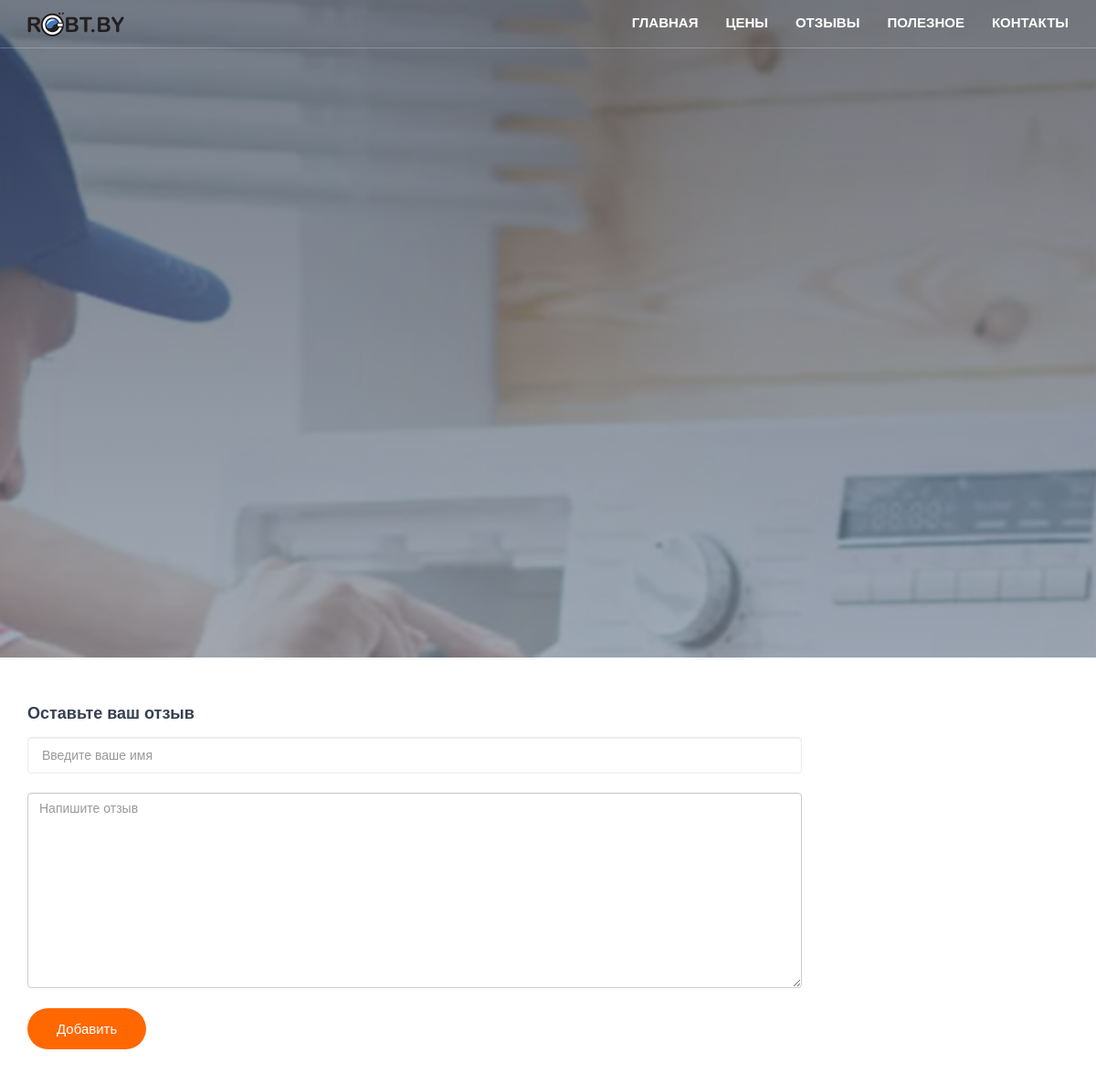
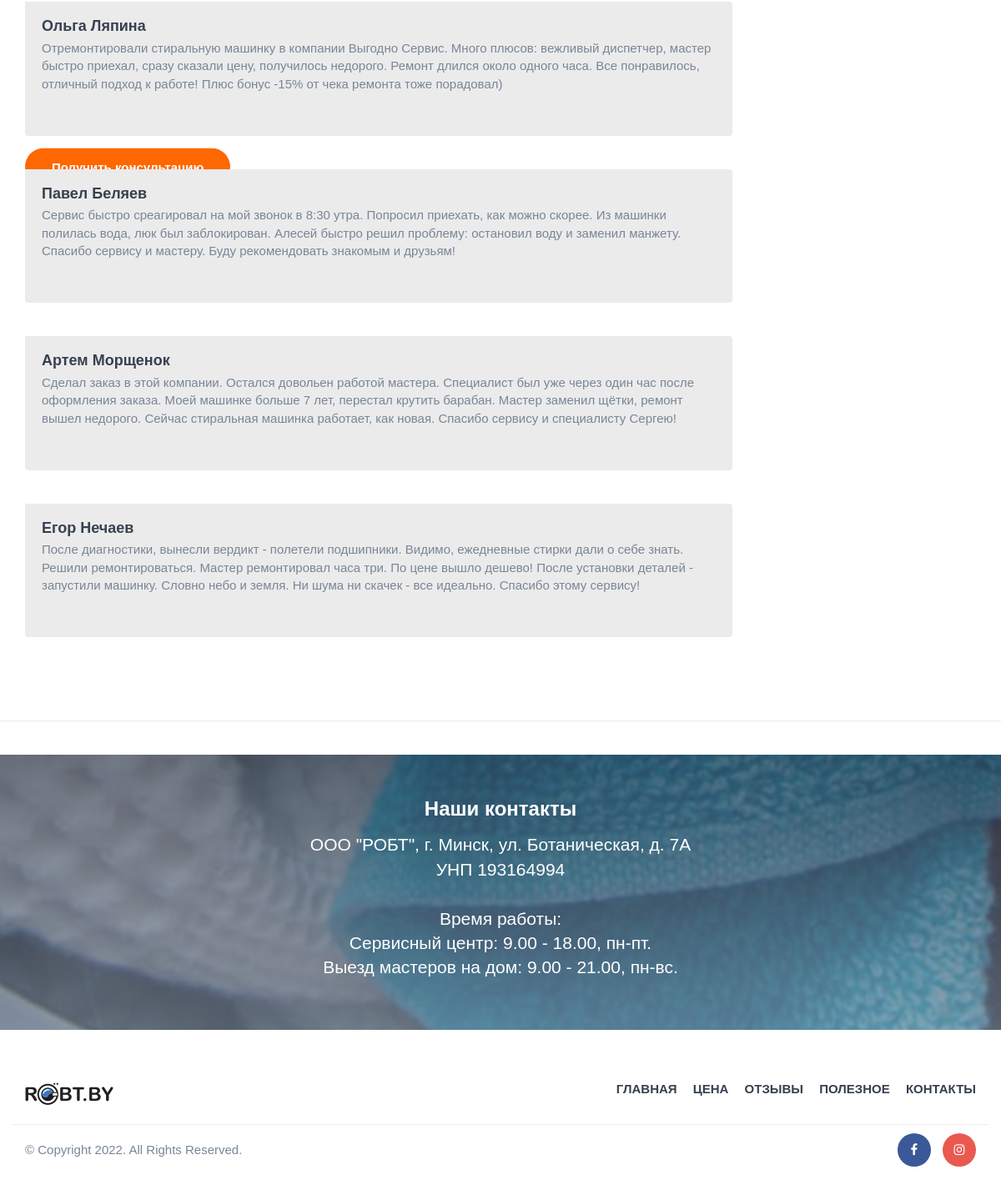
Screenshot of /review with the database file from the repository (2 pictures, top to bottom).
### my_site/models.py (models this page shows, shortened)
class Review(models.Model):
	title = models.CharField('Имя', max_length=50)
	content = models.TextField('Отзыв', blank=True)

### my_site/views.py (the view, shortened to what this page needs)
# urls.py: path('review', review, name='review'),
def review(request):
	all_form = Review.objects.all()
	new_form = ReviewForm()
	return render(request, 'my_site/review.html', {'new_form': new_form, 'all_form': all_form})

### my_site/forms.py
class ReviewForm(ModelForm):
	class Meta:
		model = Review
		fields = ['title', 'content']
		widgets = {
			'title': TextInput(attrs={
				'class': 'form-control',
				'placeholder': 'Введите ваше имя'
		}),
			'content': Textarea(attrs={
				'class': 'form-control',
				'placeholder': 'Напишите отзыв'
		}),
		}

### my_site/templates/my_site/review.html (shortened to what this page needs)
{% extends 'my_site/base.html' %}
{% block content %}
{% load static %}
<div id="blog" class="section">
			<div class="container">
				<div class="row">
					<div class="col-md-9">
						<div class="contact-form">
							<h4>Оставьте ваш отзыв</h4>
							<form method="post">
								{{new_form.title}}<br>
								{{new_form.content}}<br>
								<button type="submit" class="main-button icon-button">Добавить</button>
							</form>
						</div>
						{% for i in all_form %}
						<div class="blog-comments">
							<div class="media">
								<div class="media-body">
									<h4 class="media-heading">{{i.title}}</h4>
									<p>{{i.content}}</p>
									<br>
								</div>
							</div>
						</div>
						{% endfor %}
					</div>
				</div>
			</div>
</div>
{% endblock %}

### my_site/templates/my_site/base.html (shortened to what this page needs)
{% load static %}
<!DOCTYPE html>
<html lang="ru">
	<head>
		<link rel="stylesheet" href="{% static 'my_site/css/fonts.css' %}" >
		<link type="text/css" rel="stylesheet" href="{% static 'my_site/css/bootstrap.min.css' %}"/>
		<link rel="stylesheet" href="{% static 'my_site/css/font-awesome.min.css' %}">
		<link type="text/css" rel="stylesheet" href="{% static 'my_site/css/style.css' %}"/>
    </head>
	<body>
		<header id="header" class="transparent-nav">
			<div class="container">
				<div class="navbar-header">
					<div class="navbar-brand">
						<a class="logo" href="{% url 'home' %}">
							<img src="{% static 'my_site/images/logo.png' %}" alt="logo">
						</a>
					</div>
				</div>
				<nav id="nav">
					<ul class="main-menu nav navbar-nav navbar-right">
						<li><a href="{% url 'home' %}">Главная</a></li>
						<li><a href="{% url 'price' %}">Цены</a></li>
						<li><a href="{% url 'review' %}">Отзывы</a></li>
						<li><a href="{% url 'my_blog' %}">Полезное</a></li>
						<li><a href="{% url 'contact' %}">Контакты</a></li>
					</ul>
				</nav>
			</div>
		</header>
		<div id="home" class="hero-area">
			<div class="bg-image bg-parallax overlay" style="background-image: url('{% static 'my_site/images/background1.jpg' %}')"></div>
            </div>
			<div class="home-wrapper">
				<div class="container">
					<div class="row">
						<div class="col-md-8">
							<h1 class="white-text">Ремонт стиральных машин в Минске</h1>
							<p class="lead white-text">Мы предлагаем своим клиентам выгодные цены и отличное качество ремонта!</p>
							<a class="main-button icon-button" href="{% url 'contact' %}">Получить консультацию</a>
						</div>
					</div>
				</div>
			</div>
{% block content %}
{% endblock %}
		<hr class="section-hr">
		<div id="contact-cta" class="section">
			<div class="bg-image bg-parallax overlay" style="background-image:url('{% static 'my_site/images/background2.jpg' %}')"></div>
			<div class="container">
				<div class="row">
					<div class="col-md-8 col-md-offset-2 text-center">
						<h3 class="white-text">Наши контакты</h3>
						<p class="lead white-text">ООО "РОБТ", г. Минск, ул. Ботаническая, д. 7А<br>УНП 193164994<br><br>
						Время работы:<br>Сервисный центр: 9.00 - 18.00, пн-пт.<br>Выезд мастеров на дом: 9.00 - 21.00, пн-вс.</p>
					</div>
				</div>
			</div>
		</div>
		<footer id="footer" class="section">
			<div class="container">
				<div class="row">
					<div class="col-md-6">
						<div class="footer-logo">
							<a class="logo" href="{% url 'home' %}">
								<img src="{% static 'my_site/images/logo.png' %}" alt="logo">
							</a>
						</div>
					</div>
					<div class="col-md-6">
						<ul class="footer-nav">
							<li><a href="{% url 'home' %}">Главная</a></li>
							<li><a href="{% url 'price' %}">Цена</a></li>
							<li><a href="{% url 'review' %}">Отзывы</a></li>
							<li><a href="{% url 'my_blog' %}">Полезное</a></li>
							<li><a href="{% url 'contact' %}">Контакты</a></li>
						</ul>
					</div>
				</div>
				<div id="bottom-footer" class="row">
					<div class="col-md-4 col-md-push-8">
						<ul class="footer-social">
							<li><a href="('https://www.facebook.com/servis.robt')" class="facebook"><i class="fa fa-facebook"></i></a></li>
							<li><a href="('https://www.instagram.com/robtminsk/')" class="instagram"><i class="fa fa-instagram"></i></a></li>
						</ul>
					</div>
					<div class="col-md-8 col-md-pull-4">
						<div class="footer-copyright">
							<span>&copy; Copyright 2022. All Rights Reserved.</span>
						</div>
					</div>
				</div>
			</div>
		</body>
</html>

### my_site/static/my_site/css/style.css (style rules this page uses)
body { font-family: 'Montserrat', sans-serif; font-size: 15px; font-weight: 400; color: #798696; overflow-x:hidden; }
h1,h2,h3,h4,h5,h6 { margin-top: 12px; margin-bottom: 15px; font-weight: 600; color: #374050; }
h1 { font-size:38px; }
h3 { font-size:24px; }
h4 { font-size:18px; }
a { font-family: 'Lato', sans-serif; color: #374050; font-weight: 700; }
ul,ol { margin: 0; padding: 0; list-style: none }
.white-text { color: #FFF; }
.section { position:relative; padding-top:40px; padding-bottom:40px; }
.section-hr { margin-top:40px; margin-bottom:40px; border-color: #EBEBEB; }
.bg-image { position:absolute; left:0; right:0; top:0; bottom:0; background-position:center; background-size:cover; }
.bg-image.bg-parallax { background-attachment:fixed; }
.bg-image.overlay:after { content:""; position:absolute; left:0; right:0; top:0; bottom:0; background-image: -webkit-gradient(linear, left top, left bottom, from(#374050), to(#798696)); background-image: linear-gradient(to bottom, #374050 0%, #798696 100%); opacity: 0.7; }
.main-button { position:relative; display:inline-block; padding:10px 30px; background-color: #FF6700; border: 2px solid transparent; border-radius: 40px; color: #FFF; -webkit-transition:0.2s all; transition:0.2s all; }
.main-button.icon-button:after { content:"\f178"; font-family:FontAwesome; position:absolute; width: 30px; right: 15px; text-align:center; opacity:0; -webkit-transition:0.2s all; transition:0.2s all; }
input[type="text"], input[type="email"], input[type="password"], input[type="number"], input[type="date"], input[type="url"], input[type="tel"], textarea { height: 40px; width: 100%; border: 1px solid #EBEBEB; border-radius:4px; background: transparent; padding-left: 15px; padding-right: 15px; -webkit-transition:0.2s border-color; transition:0.2s border-color; }
textarea { padding: 10px 15px; }
.navbar-brand { padding: 0; }
.navbar-brand .logo { margin-top: 10px; display: inline-block; }
.navbar-brand .logo > img { max-height:30px; }
#header { position:relative; left:0; right:0; top:0; z-index:99; border-bottom:1px solid rgba(235, 235, 235, 0.25); background-color:#FFF; -webkit-transition:0.2s all; transition:0.2s all; }
#header.transparent-nav { position:absolute; background-color: transparent; }
#header.transparent-nav .main-menu li a { color:#FFF; }
.main-menu li a { text-transform:uppercase; -webkit-transition:0.2s all; transition:0.2s all; }
.main-menu li a:after { content:""; display:block; height:2px; background-color:#FF6700; width:100%; -webkit-transform: translateY(5px); -ms-transform: translateY(5px); transform: translateY(5px); opacity:0; -webkit-transition:0.2s all; transition:0.2s all; }
.hero-area { position:relative; padding-top: 40px; padding-bottom: 40px; }
#home.hero-area { height:calc(100vh - 80px); padding-top: 0px; padding-bottom: 0px; }
.home-wrapper { position:absolute; top:50%; -webkit-transform:translateY(-50%); -ms-transform:translateY(-50%); transform:translateY(-50%); left:0; right:0; }
#bottom-footer { margin-top: 10px; padding-top: 10px; border-top: 1px solid #EBEBEB; }
.footer-logo .logo { margin-top: 20px; display: inline-block; }
.footer-logo .logo > img { max-height:30px; }
.footer-nav { text-align: right; padding: 20px 0px; }
.footer-nav li { display:inline-block; margin-left:15px }
.footer-nav li a { display:block; text-transform:uppercase; -webkit-transition:0.2s color; transition:0.2s color; }
.footer-nav li a:after { content:""; display:block; height:2px; background-color:#FF6700; width:100%; -webkit-transform: translateY(5px); -ms-transform: translateY(5px); transform: translateY(5px); opacity:0; -webkit-transition:0.2s all; transition:0.2s all; }
.footer-copyright { line-height:40px; }
.footer-social { text-align:right; }
.footer-social li { display:inline-block; margin-left:10px; }
.footer-social li a { display:block; width:40px; height:40px; line-height:40px; text-align:center; border-radius:50%; color:#FFF; background-color:#EBEBEB; -webkit-transition:0.2s opacity; transition:0.2s opacity; }
.footer-social li a.facebook { background-color:#3b5998; }
.footer-social li a.instagram { background-color:#e95950; }
.contact-form:after { content:""; display:block; clear:both; }
.blog-comments { margin-top:40px; }
.blog-comments .media { margin-top:20px; margin-bottom:20px; }
.blog-comments .media .media-body { padding:20px; background-color:#EBEBEB; border-radius:0px 4px 4px; }

### rows the page displays
Review: title "Ольга Ляпина", content "Отремонтировали стиральную машинку в компании Выгодно Сервис. Много плюсов: вежливый диспетчер, мастер быстро приехал, сразу сказали цену, получилось недорого. Ремонт длился около одного часа. Все понравилось, отличный подход к работе! Плюс бонус -15% от чека ремонта тоже порадовал)"
Review: title "Павел Беляев", content "Сервис быстро среагировал на мой звонок в 8:30 утра. Попросил приехать, как можно скорее. Из машинки полилась вода, люк был заблокирован. Алесей быстро решил проблему: остановил воду и заменил манжету. Спасибо сервису и мастеру. Буду рекомендовать знакомым и друзьям!"
Review: title "Артем Морщенок", content "Сделал заказ в этой компании. Остался довольен работой мастера. Специалист был уже через один час после оформления заказа. Моей машинке больше 7 лет, перестал крутить барабан. Мастер заменил щётки, ремонт вышел недорого. Сейчас стиральная машинка работает, как новая. Спасибо сервису и специалисту Сергею!"
Review: title "Егор Нечаев", content "После диагностики, вынесли вердикт - полетели подшипники. Видимо, ежедневные стирки дали о себе знать. Решили ремонтироваться. Мастер ремонтировал часа три. По цене вышло дешево! После установки деталей - запустили машинку. Словно небо и земля. Ни шума ни скачек - все идеально. Спасибо этому сервису!"
